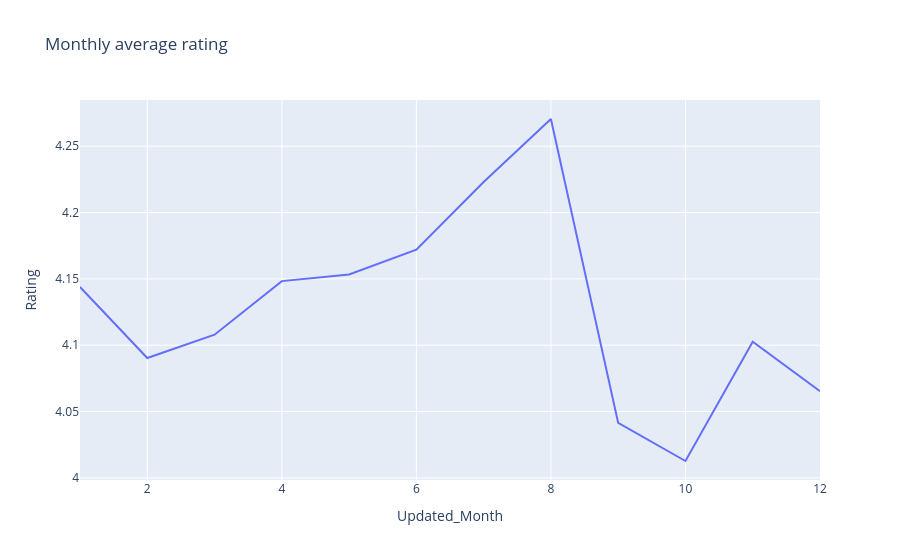

The notebook cell this image was saved under:
### Code cell
#Prepare the plot
fig = px.line(res,x='Updated_Month',y='Rating',title='Monthly average rating')
fig.show()

### Figure 1 — Plotly figure (JSON) as saved in the notebook; plotly's stock layout.template omitted (floating-point values rounded to 4 significant figures)
{"data": [{"hovertemplate": "Updated_Month=%{x}<br>Rating=%{y}<extra></extra>", "legendgroup": "", "line": {"color": "#636efa", "dash": "solid"}, "marker": {"symbol": "circle"}, "mode": "lines", "name": "", "orientation": "v", "showlegend": false, "type": "scatter", "x": [1, 2, 3, 4, 5, 6, 7, 8, 9, 10, 11, 12], "xaxis": "x", "y": [4.144, 4.09, 4.108, 4.148, 4.153, 4.172, 4.223, 4.271, 4.041, 4.013, 4.103, 4.065], "yaxis": "y"}], "layout": {"legend": {"tracegroupgap": 0}, "title": {"text": "Monthly average rating"}, "xaxis": {"anchor": "y", "domain": [0, 1], "title": {"text": "Updated_Month"}}, "yaxis": {"anchor": "x", "domain": [0, 1], "title": {"text": "Rating"}}}}
